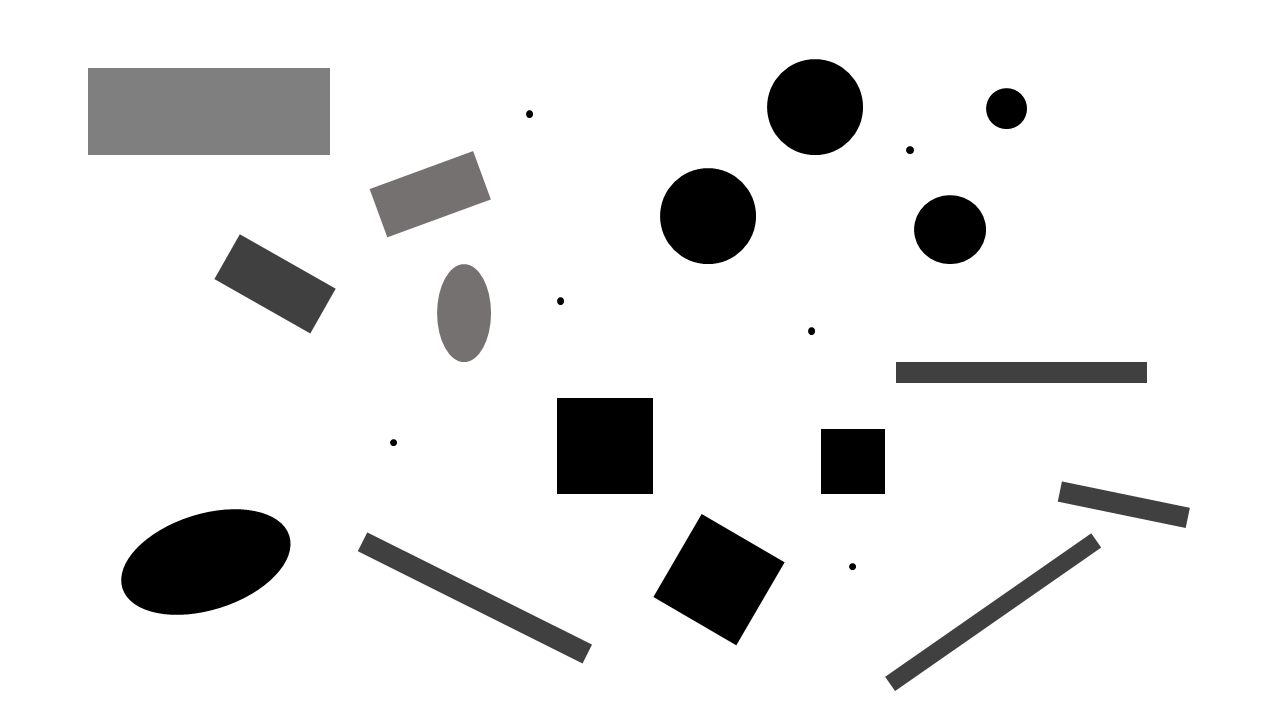
%> input picture TDs/Formes.bmp, 1280 x 720 px
$ octave --eval "result = classifierFormes(rgb2gray(imread('Formes.bmp')));"   (GNU Octave 9; MATLAB toolbox functions it lacks are replaced by stand-ins)
%> lines starting %> are read from the running program, lines starting %| are printed output that depends on the picture; in (x1, y1, x2, y2) boxes, pixels count from 0 and x2, y2 are one past the last pixel; in counts of white or black regions, pixels touching at a corner belong together; the program's own positions count from 1
function resultats = classifierFormes(img)
    % classifierFormes
    % Classifie les formes dans une image en niveaux de gris en se basant sur leur
    % ellipticité et circularité.
    %
    % Arguments:
    % img (matrix): Image en niveaux de gris à classifier.
    %
    % Retourne:
    % resultats (string array): Tableau de chaînes de caractères contenant les
    %                           classifications des formes détectées dans l'image.

    % Binariser l'image en utilisant un seuil automatique
    img_bw = imbinarize(img, graythresh(img));
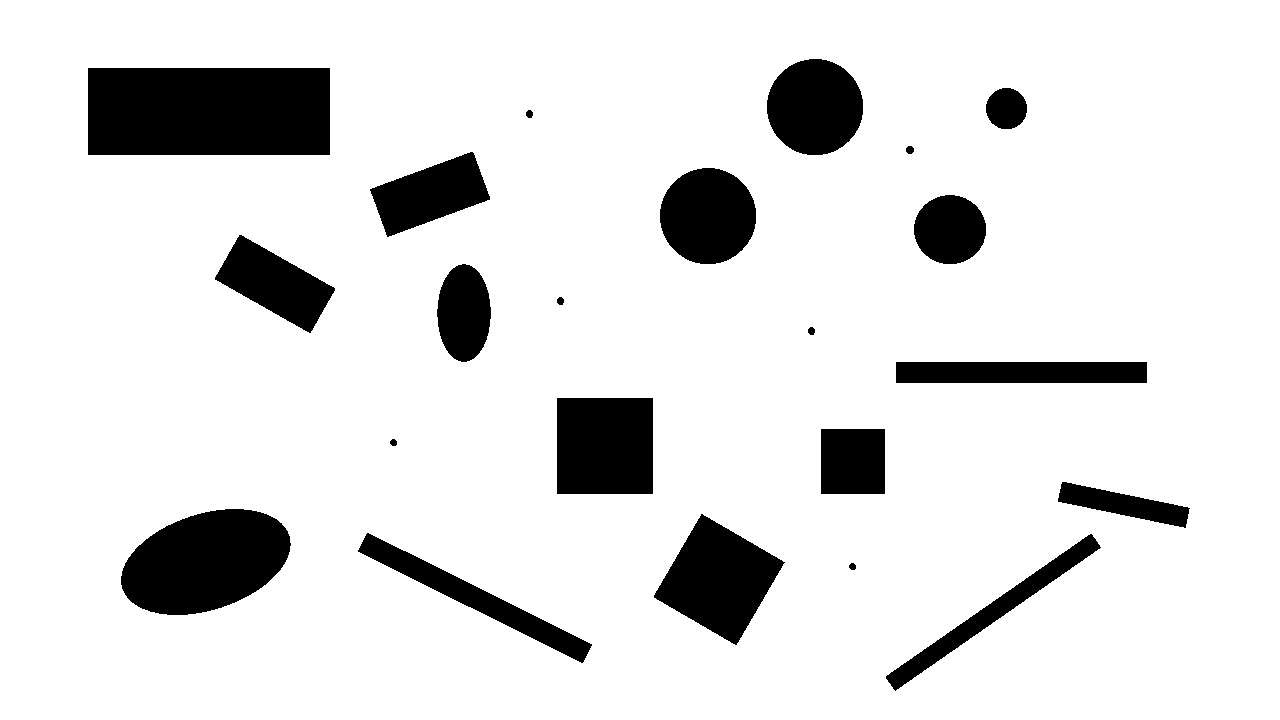
%> img_bw: size 720x1280 logical; 88.1% white; 22 black regions, largest, box (x1, y1, x2, y2) and area: (88, 68, 330, 155) 21054, (121, 509, 291, 615) 13217, (654, 514, 785, 645) 9256

    % Inverser l'image binaire pour que les formes soient en blanc et le fond en noir
    img_bw_inverted = ~img_bw;

    % Utiliser bwlabel sur l'image inversée
    [labeledImage, numberOfBlobs] = bwlabel(img_bw_inverted, 4);
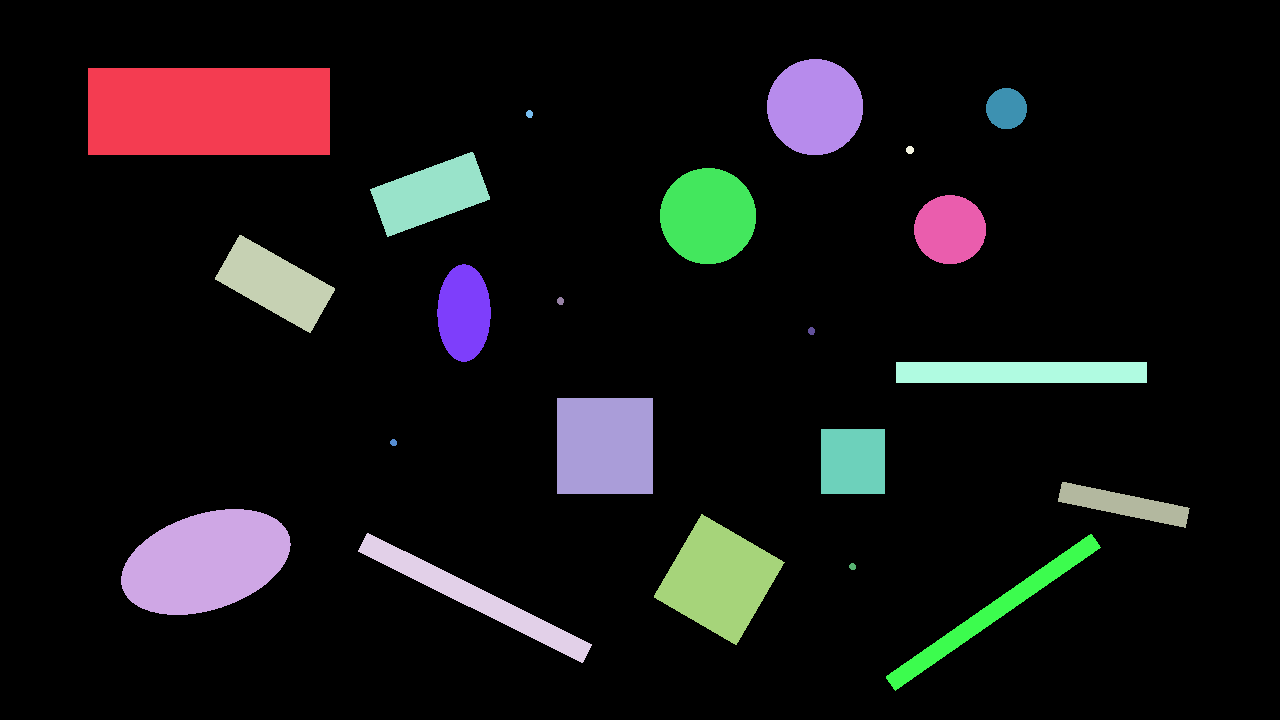
%> labeledImage: size 720x1280 double; 23 distinct labels, from 0 to 22; one colour per label, 0 black
%> numberOfBlobs = 22

    % Calculer les propriétés géométriques des régions étiquetées
    blobMeasurements = regionprops(labeledImage, 'Area', 'Perimeter', 'MajorAxisLength', 'MinorAxisLength');
%> blobMeasurements = 22 regions; largest, Area, MajorAxisLength, MinorAxisLength and Perimeter: 21054 279.4 100.5 640.6, 13217 175 96.15 432.9, 9256 111.1 111 379.3, 9216 110.9 110.9 372, 7252 96.15 96.04 298.7

    % Analyser chaque région pour identifier la forme
%> (the run ends here)

$ run again, on TDs/TEXTE.bmp
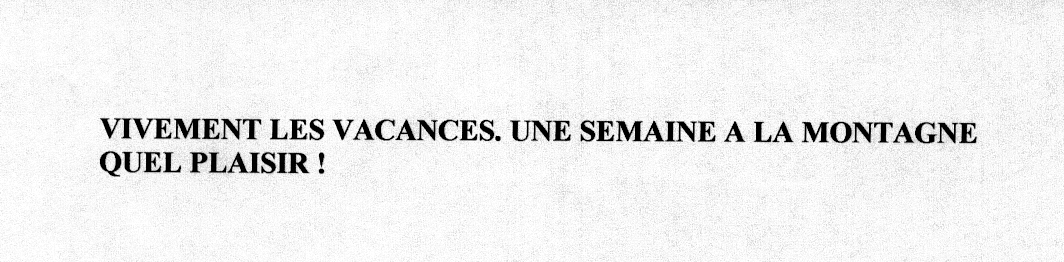
%> input picture TDs/TEXTE.bmp, 1064 x 262 px
%> in classifierFormes, `img_bw = imbinarize(img, graythresh(img));`:
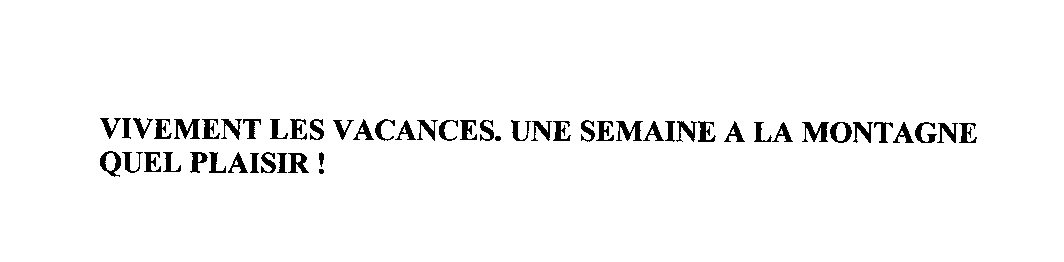
%> img_bw: size 262x1064 logical; 96.9% white; 54 black regions, largest, box (x1, y1, x2, y2) and area: (174, 119, 200, 139) 279, (802, 122, 829, 142) 278, (616, 121, 643, 141) 268
%> in classifierFormes, `[labeledImage, numberOfBlobs] = bwlabel(img_bw_inverted, 4);`:
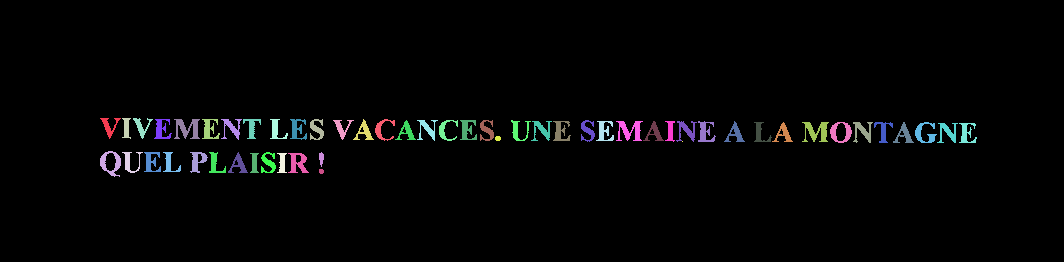
%> labeledImage: size 262x1064 double; 56 distinct labels, from 0 to 55; one colour per label, 0 black
%> numberOfBlobs = 55
%> blobMeasurements = 55 regions; largest, Area, MajorAxisLength, MinorAxisLength and Perimeter: 279 30.12 22.95 158, 278 29.46 22.87 157.6, 268 29.62 22.98 158.7, 237 28.07 24.74 81, 232 24.08 20.05 95.23
